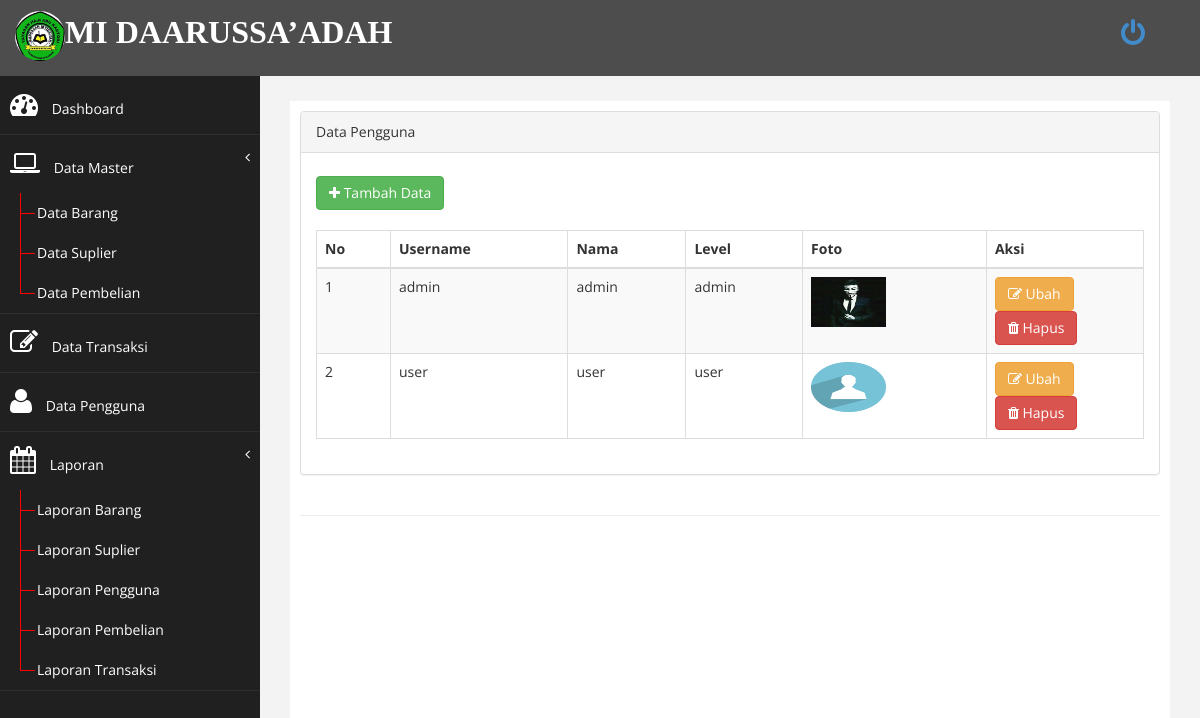
The page /index.php?page=pengguna (signed in) on the database its author committed.
### tables this page shows
CREATE TABLE `tb_user` (
  `id` int(11) NOT NULL,
  `username` varchar(100) NOT NULL,
  `password` varchar(100) NOT NULL,
  `nama` varchar(200) NOT NULL,
  `level` enum('admin','user') NOT NULL,
  `foto` varchar(200) NOT NULL
);

### variabel.php (called while the page is built, shortened)
<?php
    $organisasi="MI DAARUSSA’ADAH";
    $icon="images/logo/logo.jpeg";
?>

### page/pengguna/index.php (the view)
<div class="row">
<div class="col-md-12">
<div class="panel panel-default">
    <div class="panel-heading">
         Data Pengguna
    </div>
    <div class="panel-body">
        <div class="table-responsive">
            <div>
                <a href="?page=pengguna&aksi=tambah" class="btn btn-success" style="margin-top: 8px;"><i class="fa fa-plus"></i> Tambah Data</a>
            </div><br>
            <table class="table table-striped table-bordered table-hover" id="dataTables-example">
                <thead>
                    <tr>
                        <th>No</th>
                        <th>Username</th>
                        <th>Nama</th>
                        <th>Level</th>
                        <th>Foto</th>
                        <th width="19%">Aksi</th>
                    </tr>
                </thead>
                <tbody>
                    <?php
                        $no = 1;
                        $sql = $koneksi->query("select * from tb_user ");
                        while ($data= $sql->fetch_assoc()) {
                    ?>
                    <tr>
                        <td><?php echo $no++; ?></td>
                        <td><?php echo $data['username'];?></td>
                        <td><?php echo $data['nama'];?></td>
                        <td><?php echo $data['level'];?></td>
                        <td> <img src="images/pengguna/<?php echo  $data['foto'];?>" width="75" height="50"> </td>
                         <td>
                            <a href="?page=pengguna&aksi=ubah&id=<?php echo $data['id']; ?>" class="btn btn-warning" ><i class="fa fa-edit"></i> Ubah</a>
                            <a onclick="return confirm('Anda yakin ingin menghapus?')" href="?page=pengguna&aksi=hapus&id=<?php echo $data['id']; ?>" class="btn btn-danger" ><i class="fa fa-trash"></i> Hapus</a>
                        </td>
                    </tr>
                    <?php  } ?>
                </tbody>
                </table>
              </div>
    </div>
 </div>
</div>
</div>

### index.php (shortened to what this page needs)
<?php
    include "koneksi.php";
    if($_SESSION['admin'] || $_SESSION['user']){
    include "variabel.php";
    include "kepala.php";
    include "header.php";
            $page = $_GET['page'];
            $aksi = $_GET['aksi'];
                if ($page=="")
                    {
                        include "home.php";
                    }
                else
                    {
                        if ($aksi == "")
                            {
                                include "page/".$page."/index.php";
                            }
                        else
                            {
                                include "page/".$page."/".$aksi.".php";
                            }
                    }
    include "kaki.php";
    }else{
        header("location:login.php");
    }
?>

### kepala.php (shortened to what this page needs)
<!DOCTYPE html>
<html xmlns="http://www.w3.org/1999/xhtml">
<head>
    <link href="assets/css/bootstrap.css" rel="stylesheet" />
    <link href="assets/css/font-awesome.css" rel="stylesheet" />
    <link href="assets/css/custom.css" rel="stylesheet" />
   <link href="assets/js/dataTables/dataTables.bootstrap.css" rel="stylesheet" />
</head>
<body>

### header.php (shortened to what this page needs)
<div id="wrapper">
    <nav class="navbar navbar-default navbar-cls-top " role="navigation" style="margin-bottom: 0;  ">
        <label><font color="white" face="arrial" size="6" style="padding: 10px 5px 5px 15px;float: right;">
            <img width="50px" style="border-radius: 500px;" src="<?=$icon?>"><?=$organisasi?>
        </font></label>
        <div style="padding: 10px 50px 5px 50px; float: right;">
            <a  style=" padding: 10px 5px 5px 15px; float: right;" onclick="return confirm('yakin ingin meninggalkan halaman ini?')" href="logout.php" class="" title="Keluar"><i class="fa fa-power-off fa-2x"></i></a>
        </div>
        <div style=" padding: 10px 50px 5px 50px; float: right;">
        </div>
    </nav>
    <nav class="navbar-default navbar-side" role="navigation">
        <div class="sidebar-collapse">
           <ul class="nav" id="main-menu">
                <li>
                    <a  href="index.php"><i class="fa fa-dashboard fa-2x"></i> Dashboard</a>
                </li>
                <?php if ($_SESSION['admin']) {?>
                <li>
                    <a href="#"><i class="fa fa-laptop fa-2x"></i> Data Master<span class="fa arrow"></span></a>
                    <ul class="nav nav-second-level">
                        <li><a  href="?page=barang"></i> Data Barang</a></li>
                        <li><a  href="?page=suplier"></i> Data Suplier</a></li>
                        <li><a  href="?page=pembelian"></i> Data Pembelian</a></li>
                    </ul>
                 </li>
                 <?php } ?>
                <li>
                    <a  href="?page=transaksi"><i class="fa fa-edit fa-2x"></i></i> Data Transaksi</a>
                </li>
                <?php if ($_SESSION['admin']) {?>
                <li>
                    <a  href="?page=pengguna"><i class="fa fa-user fa-2x"></i></i> Data Pengguna</a>
                </li>
                <?php } ?>
                <li>
                    <a href="#"><i class="fa fa-calendar fa-2x"></i> Laporan<span class="fa arrow"></span></a>
                    <ul class="nav nav-second-level">
                        <li><a href="cetak.php?page=barang" target="_blank"></i> Laporan Barang</a></li>
                        <li><a href="cetak.php?page=suplier" target="_blank"></i> Laporan Suplier</a></li>
                        <li><a href="cetak.php?page=pengguna" target="_blank"></i> Laporan Pengguna</a></li>
                        <li><a href="index.php?page=pembelian&aksi=cetak"  target="_blank"></i> Laporan Pembelian</a></li>
                        <li><a href="cetak.php?page=transaksi" target="_blank"></i> Laporan Transaksi</a></li>
                    </ul>
                 </li>
            </ul>
        </div>
    </nav>
    <div id="page-wrapper" >
        <div id="page-inner">
            <div class="row">
                <div class="col-md-12">

### kaki.php (shortened to what this page needs)
                            </div>
                        </div>
                    <hr />
                </div>
            </div>
        </div>
</body>
</html>

### assets/css/custom.css (style rules this page uses)
body { font-family: 'Open Sans', sans-serif; }
#wrapper { width: 100%; background:#202020; }
#page-wrapper { padding: 15px 15px; min-height: 600px; background:#F3F3F3; }
#page-inner { width:100%; margin:10px 20px 10px 0px; background-color:#fff!important; padding:10px; min-height:1200px; }
.arrow { float: right; }
.fa.arrow:before { content: "\f104"; }
.nav-second-level li, .nav-third-level li { border-bottom: none !important; }
.nav-second-level li a { padding-left: 37px; }
.sidebar-collapse , .sidebar-collapse .nav { background:none; }
.sidebar-collapse .nav { padding:0; }
.sidebar-collapse .nav > li > a { color:#fff; background:#202020; text-shadow:none; }
.sidebar-collapse > .nav > li > a { padding:15px 10px; }
.sidebar-collapse > .nav > li { border-bottom: 1px solid rgba(107, 108, 109, 0.19); }
.nav-second-level > li > a:before , .nav-third-level > li > a:before { content:""; display:block; position:absolute; left:20px; width:15px; height:1px; background:#ff0000; top:20px; }
.nav-second-level > li > a:after, .nav-third-level > li > a:after { content:""; display:block; position:absolute; left:20px; width:1px; height:100%; background:#ff0000; top:0px; z-index:10; }
.nav-second-level > li:last-child > a:after, .nav-third-level > li:last-child > a:after { height:50%; }
.navbar-side { border:none; background-color: #202020; }
.navbar-cls-top { background:#4D4D4D; border-bottom:none; }
.navbar-default { border:0px solid black; }
.nav > li > a > i { margin-right:10px; }
@media (min-width:768px) { #page-wrapper { margin: 0 0 0 260px; padding: 15px 30px; min-height: 1200px; } }
@media (min-width:768px) { .navbar-side { z-index: 1; position: absolute; width: 260px; } }
@media (min-width:768px) { .navbar { border-radius: 0px; } }

### rows shown on the page
tb_user: username "admin", nama "admin", level "admin", foto (picture)
tb_user: username "user", nama "user", level "user", foto (picture)

### other values the page prints
$organisasi "MI DAARUSSA’ADAH"
